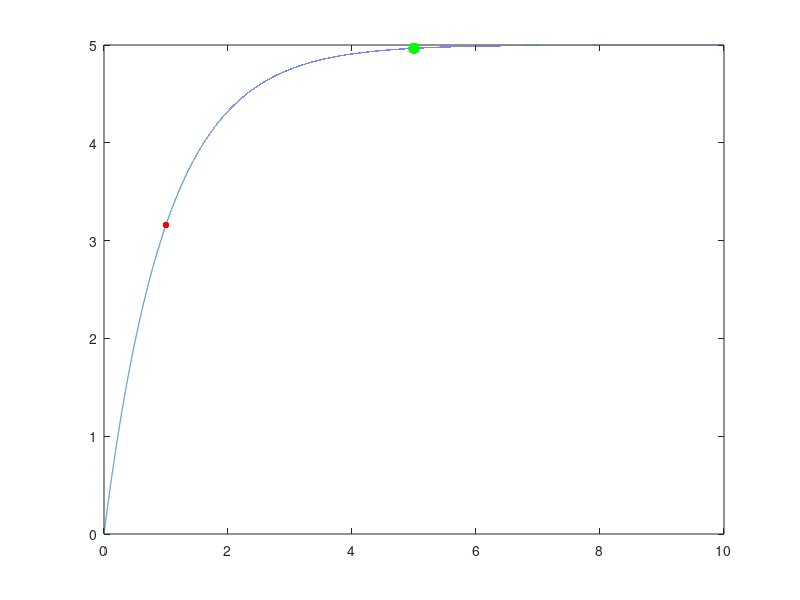

This figure's MATLAB source:
R = 10000;
C = 100e-6;
vs = 5.0;
t = 0.0 : 0.1e-3 : 10000e-3;
v0 = vs*(1 - exp(-t/(R*C)));

axis([0,100e-3,0,1.25*vs]);

plot(t,v0);
hold on;
plot(1*R*C, vs*(1-exp(-1*R*C/(R*C))), 'r.', 'MarkerSize', 15);
hold on;
plot(5*R*C, vs*(1 - exp(-5*R*C)), 'g.','MarkerSize', 25);